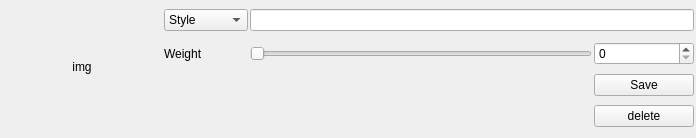
<?xml version="1.0" encoding="UTF-8"?>
<ui version="4.0">
 <class>RefInput</class>
 <widget class="QWidget" name="RefInput">
  <property name="geometry">
   <rect>
    <x>0</x>
    <y>0</y>
    <width>696</width>
    <height>138</height>
   </rect>
  </property>
  <property name="windowTitle">
   <string>Form</string>
  </property>
  <layout class="QGridLayout" name="__lo_main">
   <property name="leftMargin">
    <number>2</number>
   </property>
   <property name="topMargin">
    <number>2</number>
   </property>
   <property name="rightMargin">
    <number>2</number>
   </property>
   <property name="bottomMargin">
    <number>2</number>
   </property>
   <property name="spacing">
    <number>2</number>
   </property>
   <item row="0" column="0" rowspan="4">
    <widget class="QLabel" name="lb_img">
     <property name="minimumSize">
      <size>
       <width>160</width>
       <height>120</height>
      </size>
     </property>
     <property name="maximumSize">
      <size>
       <width>160</width>
       <height>120</height>
      </size>
     </property>
     <property name="text">
      <string>img</string>
     </property>
     <property name="alignment">
      <set>Qt::AlignmentFlag::AlignCenter</set>
     </property>
    </widget>
   </item>
   <item row="0" column="1">
    <widget class="QComboBox" name="combo_style">
     <item>
      <property name="text">
       <string>Style</string>
      </property>
     </item>
     <item>
      <property name="text">
       <string>Character</string>
      </property>
     </item>
    </widget>
   </item>
   <item row="0" column="2" colspan="2">
    <widget class="QLineEdit" name="le_url"/>
   </item>
   <item row="1" column="1">
    <widget class="QLabel" name="__lb_w">
     <property name="text">
      <string>Weight</string>
     </property>
    </widget>
   </item>
   <item row="1" column="2">
    <widget class="QSlider" name="hsl_w">
     <property name="orientation">
      <enum>Qt::Orientation::Horizontal</enum>
     </property>
    </widget>
   </item>
   <item row="1" column="3">
    <widget class="QSpinBox" name="spin_w">
     <property name="minimumSize">
      <size>
       <width>100</width>
       <height>0</height>
      </size>
     </property>
    </widget>
   </item>
   <item row="2" column="3">
    <widget class="QPushButton" name="bt_save">
     <property name="text">
      <string>Save</string>
     </property>
     <property name="shortcut">
      <string notr="true"/>
     </property>
    </widget>
   </item>
   <item row="3" column="3">
    <widget class="QPushButton" name="bt_delete">
     <property name="text">
      <string>delete</string>
     </property>
     <property name="shortcut">
      <string notr="true"/>
     </property>
    </widget>
   </item>
  </layout>
 </widget>
 <resources/>
 <connections>
  <connection>
   <sender>hsl_w</sender>
   <signal>valueChanged(int)</signal>
   <receiver>spin_w</receiver>
   <slot>setValue(int)</slot>
   <hints>
    <hint type="sourcelabel">
     <x>470</x>
     <y>50</y>
    </hint>
    <hint type="destinationlabel">
     <x>575</x>
     <y>51</y>
    </hint>
   </hints>
  </connection>
  <connection>
   <sender>spin_w</sender>
   <signal>valueChanged(int)</signal>
   <receiver>hsl_w</receiver>
   <slot>setValue(int)</slot>
   <hints>
    <hint type="sourcelabel">
     <x>575</x>
     <y>51</y>
    </hint>
    <hint type="destinationlabel">
     <x>259</x>
     <y>39</y>
    </hint>
   </hints>
  </connection>
  <connection>
   <sender>bt_delete</sender>
   <signal>clicked()</signal>
   <receiver>RefInput</receiver>
   <slot>deleteLater()</slot>
   <hints>
    <hint type="sourcelabel">
     <x>723</x>
     <y>33</y>
    </hint>
    <hint type="destinationlabel">
     <x>745</x>
     <y>37</y>
    </hint>
   </hints>
  </connection>
 </connections>
</ui>
